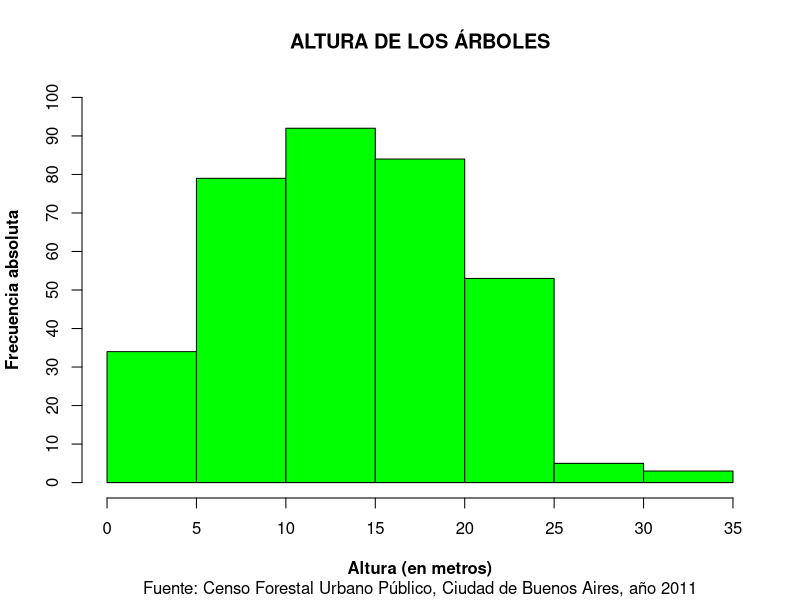
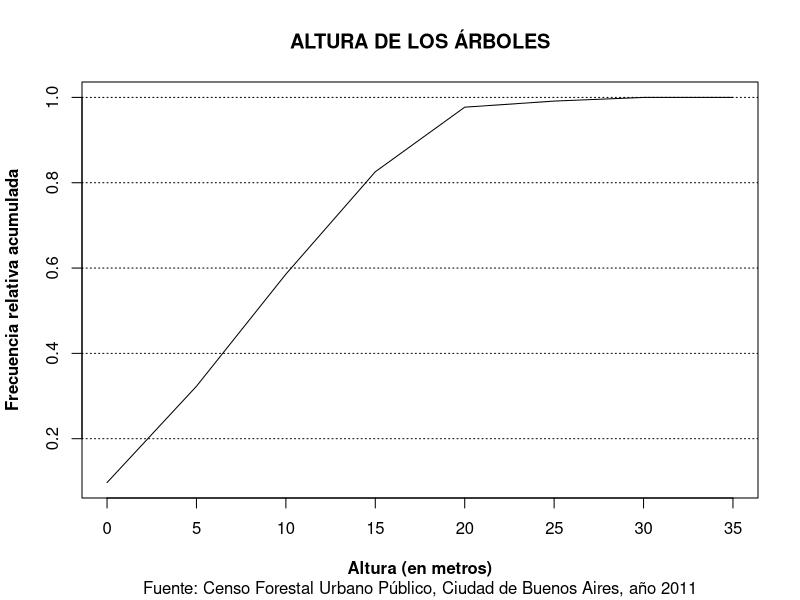
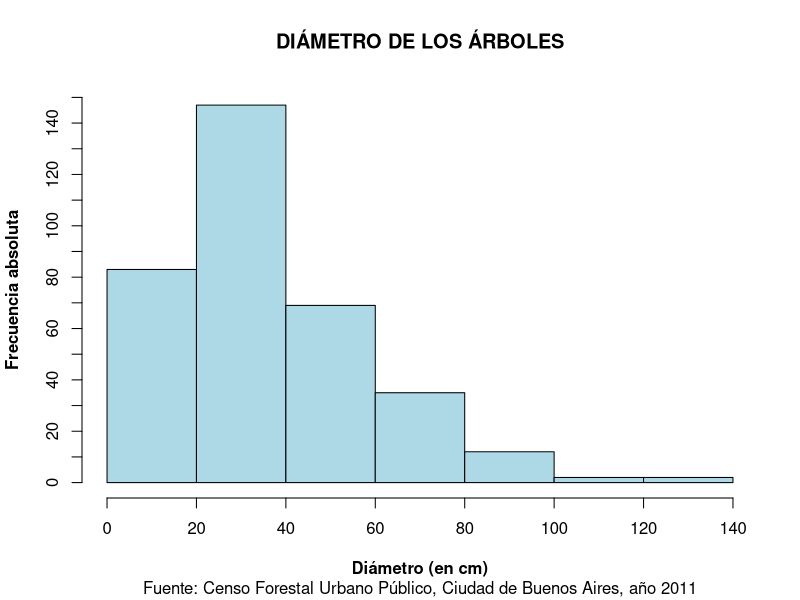
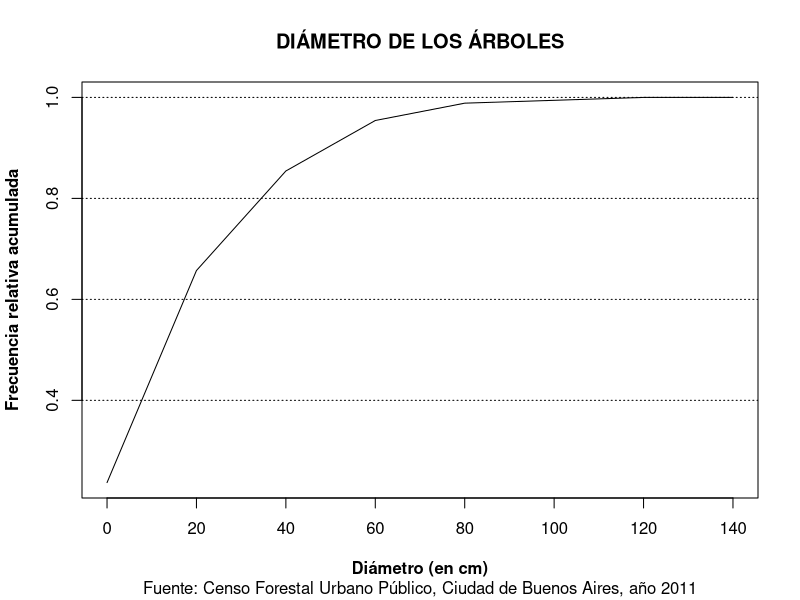
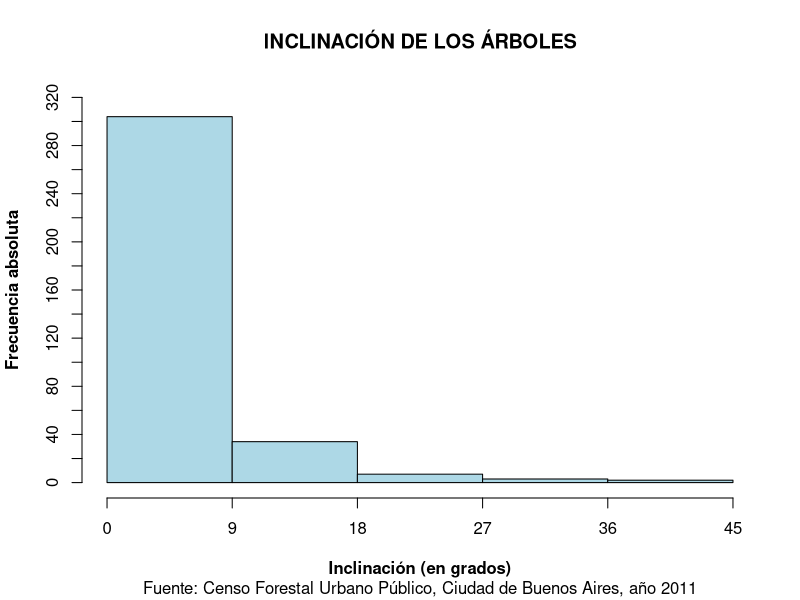
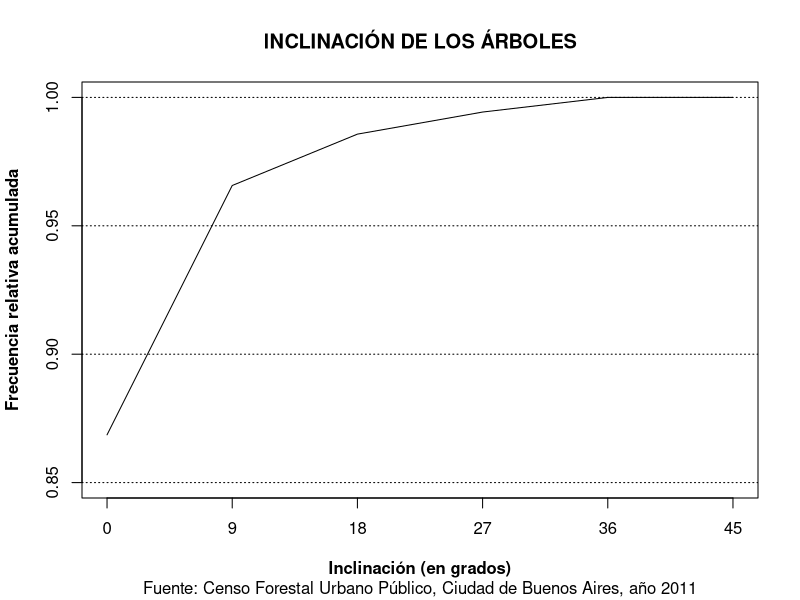
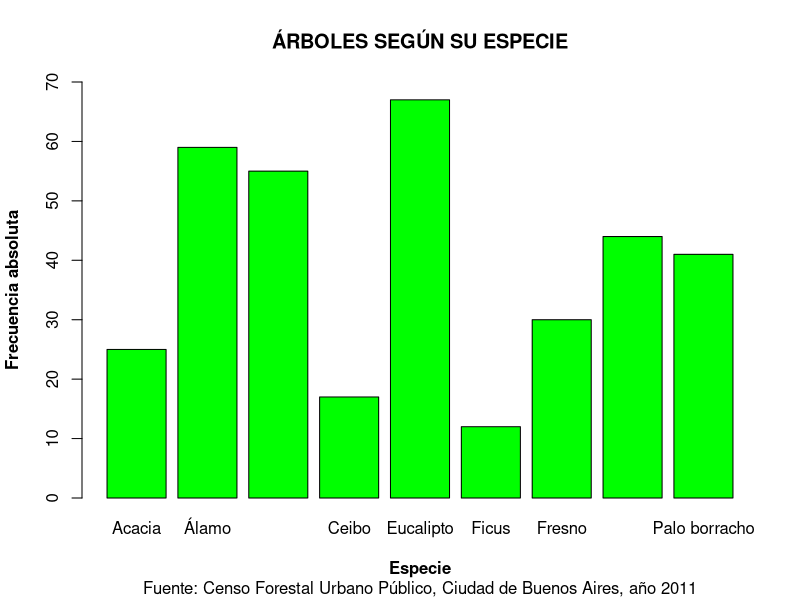
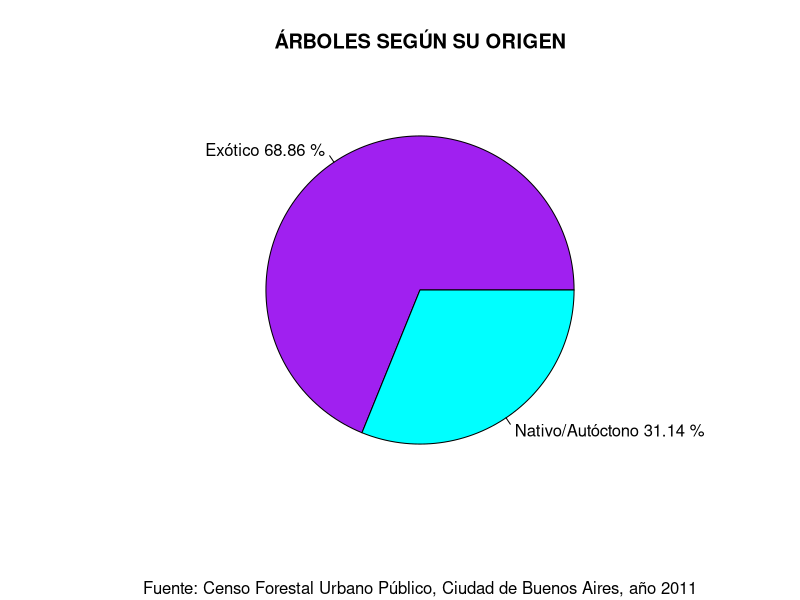

Reproduce these figures in R, in order.
# Primer variable a analizar: ALTURA

tablasAltura <- function(Altura, fuente) {
  # Tabla de frecuencias
  frecAbs <- table(cut(Altura, seq(0, 35, 5), right = "TRUE"))
  frecRel <- round(frecAbs/length(Altura), digits = 4)
  frecAbsAcum = cumsum(frecAbs)
  frecRelAcum = round(cumsum(frecAbs/length(Altura)), digits = 4)
  tabla_altura <<- cbind(frecAbs, frecRel, frecAbs, frecAbsAcum, frecRelAcum)
  
  # Histograma
  tit <- "ALTURA DE LOS ÁRBOLES"
  b <- seq(0, 35, 5)
  hist(Altura, main = tit, xlab = "Altura (en metros)", ylab = "Frecuencia absoluta", 
       xlim = c(0, 35), ylim = c(0, 100), sub = fuente, col = "green", 
       breaks = b, xaxt = "n", yaxt = "n", right = TRUE, font.lab = 2)
  axis(side = 1, at = b)
  axis(side = 2, at = seq(0, 100, 10))
  
  # Polígono acumulativo
  plot(c(frecRelAcum, 1), type = "l", main = tit, sub = fuente, xlab = "Altura (en metros)", 
       ylab = "Frecuencia relativa acumulada", xaxt = "n", font.lab = 2, xlim = c(1, 8))
  axis(side = 1, at = (1:8), labels = seq(0, 35, 5))
  abline(h = seq(0, 1, 0.2), lty = 3)
}

# Segunda variable a analizar: DIÁMETRO

tablasDiametro <- function(Diametro, fuente){
  
  # Tabla de frecuencias
  frecAbs <- table(cut(Diametro, seq(0, 140, 20), right = "TRUE"))
  frecRel <- round(frecAbs/length(Diametro), digits = 4)
  frecAbsAcum = cumsum(frecAbs)
  frecRelAcum = round(cumsum(frecAbs/length(Diametro)), digits = 4)
  tabla_diametro <<- cbind(frecAbs, frecRel, frecAbs, frecAbsAcum, frecRelAcum)
  
  # Histograma
  tit <- "DIÁMETRO DE LOS ÁRBOLES"
  b <- seq(0, 140, 20)
  hist(Diametro, main = tit, xlab = "Diámetro (en cm)", ylab = "Frecuencia absoluta", 
       xlim = c(0, 140), ylim = c(0, 150), sub = fuente, col = "lightblue", 
       breaks = b, xaxt = "n", yaxt = "n", right = TRUE, font.lab = 2)
  axis(side = 1, at = b)
  axis(side = 2, at = seq(0, 150, 10))
  
  # Polígono acumulativo.
  plot(c(frecRelAcum, 1), type = "l", main = tit, sub = fuente, xlab = "Diámetro (en cm)", 
       ylab = "Frecuencia relativa acumulada", xaxt = "n", font.lab = 2)
  axis(side = 1, at = (1:8), labels = seq(0, 140, 20))
  abline(h = seq(0, 1, 0.2), lty = 3)
}

tablasInclinacion <- function(Inclinacion, fuente) {
  frecAbs <- table(cut(Inclinacion, seq(0, 45, 9), right = "FALSE"))
  frecRel <- round(frecAbs/length(Inclinacion), digits = 4)
  frecAbsAcum = cumsum(frecAbs)
  frecRelAcum = round(cumsum(frecAbs/length(Inclinacion)), digits = 4)
  tabla_inclinacion <<- cbind(frecAbs, frecRel, frecAbs, frecAbsAcum, frecRelAcum)
  
  tit <- "INCLINACIÓN DE LOS ÁRBOLES"
  b <- seq(0, 45, 9)
  hist(Inclinacion, main = tit, xlab = "Inclinación (en grados)", ylab = "Frecuencia absoluta", 
       xlim = c(0, 45), ylim = c(0, 320), sub = fuente, col = "lightblue", 
       breaks = b, xaxt = "n", yaxt = "n", right = FALSE, font.lab = 2)
  axis(side = 1, at = b)
  axis(side = 2, at = seq(0, 320, 20))
  
  # Polígono acumulativo.
  plot(c(frecRelAcum, 1), type = "l", main = tit, sub = fuente, xlim = c(1,6), ylim = c(0.85, 1), 
       xlab = "Inclinación (en grados)", ylab = "Frecuencia relativa acumulada", xaxt = "n", font.lab = 2)
  axis(side = 1, at = (1:6), labels = seq(0, 45, 9))
  abline(h = seq(0.85, 1, 0.05), lty = 3)
}

tablasEspecie <- function(Especie, fuente) {
   frecAbs <- table(Especie)
   
   tit <- "ÁRBOLES SEGÚN SU ESPECIE"
   barplot(frecAbs, ylim = c(0, 70), col = "green", main = tit, sub = fuente, xlab = "Especie", 
           ylab = "Frecuencia absoluta", font.lab = 2)
}

tablasOrigen <- function(Origen, fuente) {
  frecAbs <- table(Origen)
  porcentajes <- round((frecAbs / length(Origen)) * 100, digits = 2)
  lbls <- c("Exótico", "Nativo/Autóctono")
  lbls <- paste(lbls, porcentajes)
  lbls <- paste(lbls, "%")
  
  tit <- "ÁRBOLES SEGÚN SU ORIGEN"
  pie(frecAbs, labels = lbls, main = tit, sub = fuente, col = c("purple", "cyan"))
}

tablasBrotes <- function(Brotes, fuente) {
  frecAbs <- table(Brotes)
  
  tit <- "BROTES CRECIDOS POR ÁRBOL\nEN EL ÚLTIMO AÑO"
  plot(frecAbs, type = "h", main = tit, sub = fuente, xlab = "Cantidad de brotes", ylab = "Frecuencia absoluta", font.lab = 2)
}

tablasEspecieOrigen <- function(Especie, Origen, fuente) {
  frecAbs <- table(Origen, Especie)
  tit <- "ORIGEN DE LOS ÁRBOLES\nSEGÚN SU ESPECIE"
  barplot(frecAbs, beside = TRUE, ylim = c(0, 70), col = c("purple", "cyan"), main = tit, sub = fuente, xlab = "Especie", 
          ylab = "Frecuencia absoluta", font.lab = 2)
  abline(h = seq(0, 70, 10), lty = 3)
  legend("topright", legend = c("Exótico", "Nativo/Autóctono"), fill = c("purple", "cyan"))
}

tablasEspecieBrotes <- function(Especie, Brotes, fuente) {
  frecAbs <- table(Brotes, Especie)
  totalPorEspecie <- c(1:9)
  for (i in seq(1:length(levels(Especie)))) {
    totalPorEspecie[i] = sum(table(Brotes, Especie)[, i] * c(0:8))
  }
  tit <- "CANTIDAD DE BROTES POR ESPECIE\nEN EL ÚLTIMO AÑO"
  barplot(totalPorEspecie, names.arg = levels(Especie), col = "purple", ylim = c(0, 250), main = tit, sub = fuente,
          xlab = "Especie", ylab = "Frecuencia absoluta", font.lab = 2)
  abline(h = seq(0, 250, 50), lty = 3)
}

leerDatos <- function() {
  #setwd("~/TP1PyE")
  datos <- read.table(file = "base1.txt", header = TRUE, sep = "\t", 
                      col.names = c("ID", "Altura", "Diametro", "Inclinacion", "Especie", "Origen", "Brotes"))
  attach(datos)
  fuente <- "Fuente: Censo Forestal Urbano Público, Ciudad de Buenos Aires, año 2011"
  tablasAltura(Altura, fuente)
  tablasDiametro(Diametro, fuente)
  tablasInclinacion(Inclinacion, fuente)
  tablasEspecie(Especie, fuente)
  tablasOrigen(Origen, fuente)
  tablasBrotes(Brotes, fuente)
  tablasEspecieOrigen(Especie, Origen, fuente)
  tablasEspecieBrotes(Especie, Brotes, fuente)
}

leerDatos()